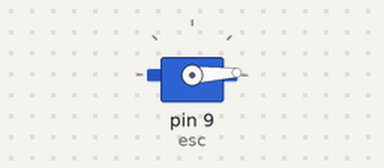
Bench run of a sketch on a simulated Arduino Uno, built with avr-gcc and run on an emulated ATmega328P. Parts: servo.

Above: at 0.05 s.
At 0.95 s:
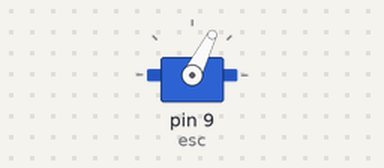
At 1.85 s:
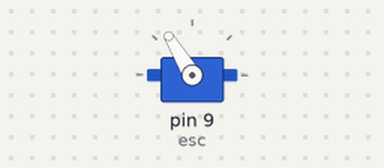
At 3.65 s:
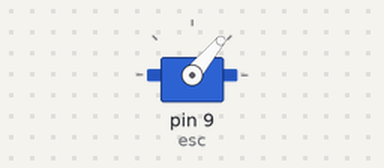
Timing chart, 0 to 8.5 s (numbered marks = the images above):
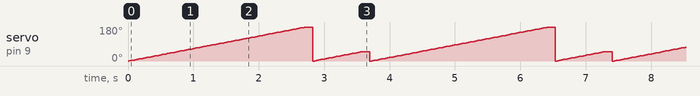

The sketch:

ArduTrain.ino
```cpp
#include <Servo.h>

Servo esc;

int throttle = 0;

void setup()
{
  esc.attach(9);
}

void loop()
{
  set(180);
  delay(100);
  set(50);
  delay(100);
  set(0);

}

void set (int var)
{
  for (throttle = 0; throttle <= var; throttle += 1)
  {
    esc.write(throttle);
    delay(15);
  }
}
```
